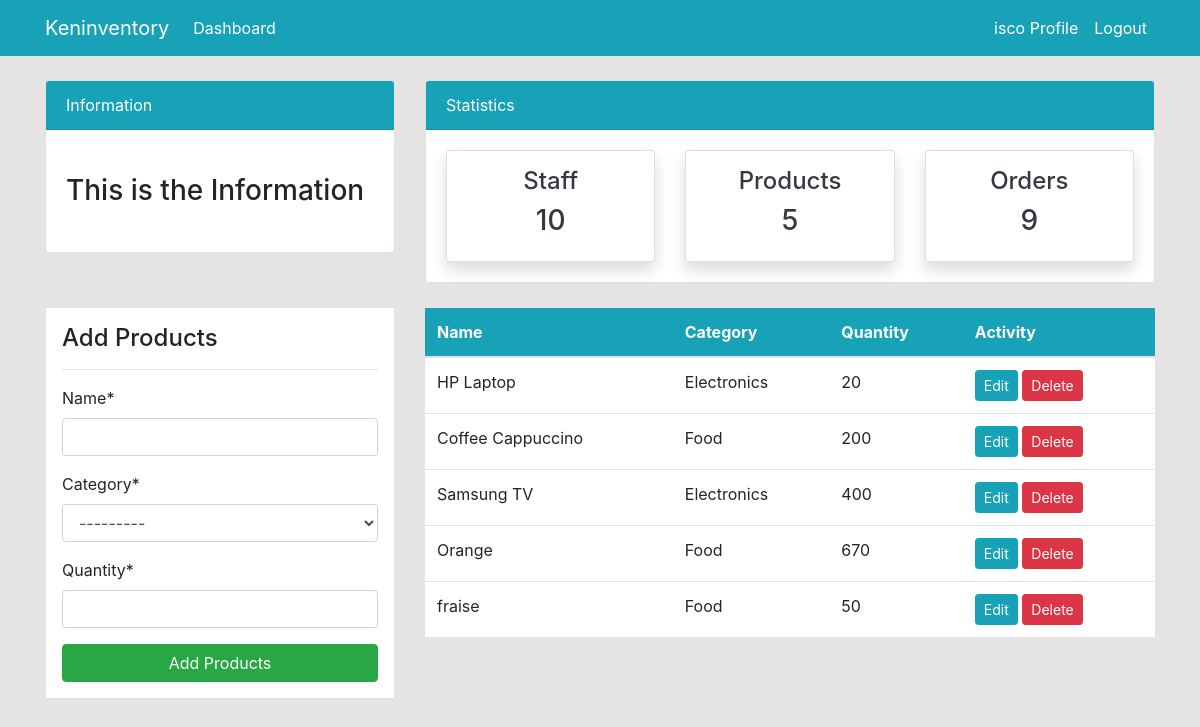
Page /product (signed in) on the committed database.
### app1/models.py (models this page shows, shortened)
class Product(models.Model):
    name = models.CharField(max_length=100, null=True)
    category = models.CharField(max_length=20, choices=CATEGORY, null=True)
    quantity = models.PositiveIntegerField(null=True)
    class Meta:
        verbose_name_plural = 'Product'

### app1/views.py (the view)
# urls.py: url(r'^product$', views.product, name='product'),
@login_required
def product(request):
    items = Product.objects.all()  # Using ORM
    workers_count = User.objects.all().count()
    product_count = items.count()
    orders_count = Order.objects.all().count()
    if request.method == 'POST':
        form = ProductForm(request.POST)
        if form.is_valid():
            form.save()
            product_name = form.cleaned_data.get('name')
            messages.success(request, f'{product_name} has been added')
            return redirect('product')
    else:
        form = ProductForm()
    context = {
        'items':items,
        'form':form,
        'workers_count': workers_count,
        'orders_count': orders_count,
        'product_count': product_count,
    }
    return render(request, 'product.html', context)

### app1/forms.py
class ProductForm(forms.ModelForm):
    class Meta:
        model = Product
        fields = ['name', 'category', 'quantity']

### app1/templates/product.html (shortened to what this page needs)
{% extends 'base.html' %}
{% block content %}
{% include 'topnav.html' %}
{% load crispy_forms_tags %}
    <div class="container">
        <div class="row my-4">
            <div class="col-md-4">
              <div class="border bg-white p-3">
                <h4>Add Products</h4>
                <hr>
                <form method="POST">
                {{ form|crispy }}
                  <input class="btn btn-success btn-block" type="submit" value="Add Products">
                </form>
              </div>
            </div>
            <div class="col-md-8">
              <table class="table bg-white">
                <thead class="bg-info text-white">
                  <tr>
                    <th scope="col">Name</th>
                    <th scope="col">Category</th>
                    <th scope="col">Quantity</th>
                    <th scope="col">Activity</th>
                  </tr>
                </thead>
                <tbody>
                  {% for item in items %}
                  <tr>
                    <td>{{ item.name }}</td>
                    <td>{{ item.category }}</td>
                    <td>{{ item.quantity }}</td>
                    <td>
                      <a class="btn btn-info btn-sm" href="{% url 'product-update' item.id %}">Edit</a>
                      <a class="btn btn-danger btn-sm" href="{% url 'product-delete' item.id %}">Delete</a>
                    </td>
                  </tr>
                  {% endfor %}
                </tbody>
                  </table>
            </div>
        </div>
      </div>
{% endblock %}

### app1/templates/nav.html (shortened to what this page needs)
    <nav class="navbar navbar-expand-lg navbar-info bg-info">
      {% if user.is_authenticated %}
        <div class="container">
        <a class="navbar-brand text-white" href="{% url 'index' %}">Keninventory</a>
        <div class="collapse navbar-collapse" id="navbarSupportedContent">
          <ul class="navbar-nav mr-auto">
            <li class="nav-item active">
              <a class="nav-link text-white" href="{% url 'index' %}">Dashboard <span class="sr-only">(current)</span></a>
            </li>
          </ul>
          <ul class="navbar-nav ml-auto">
            <li class="nav-item active">
              <a class="nav-link text-white" href="{% url 'user-profile' %}"> {{user.username}} Profile <span class="sr-only">(current)</span></a>
            </li>
            <li class="nav-item">
              <a class="nav-link text-white" href="{% url 'user-logout' %}">Logout</a>
            </li>
          </ul>
          {% endif %}
        </div>
        </div>
      </nav>

### app1/static/style.css (style rules this page uses)
body { background:rgb(230, 227, 227); }

### rows in the picture
Product: name "HP Laptop", category "Electronics", quantity "20"
Product: name "Coffee Cappuccino", category "Food", quantity "200"
Product: name "Samsung TV", category "Electronics", quantity "400"
Product: name "Orange", category "Food", quantity "670"
Product: name "fraise", category "Food", quantity "50"

### other values in the picture
{{ user.username }} "isco"
{{ workers_count }} "10"
{{ product_count }} "5"
{{ orders_count }} "9"
